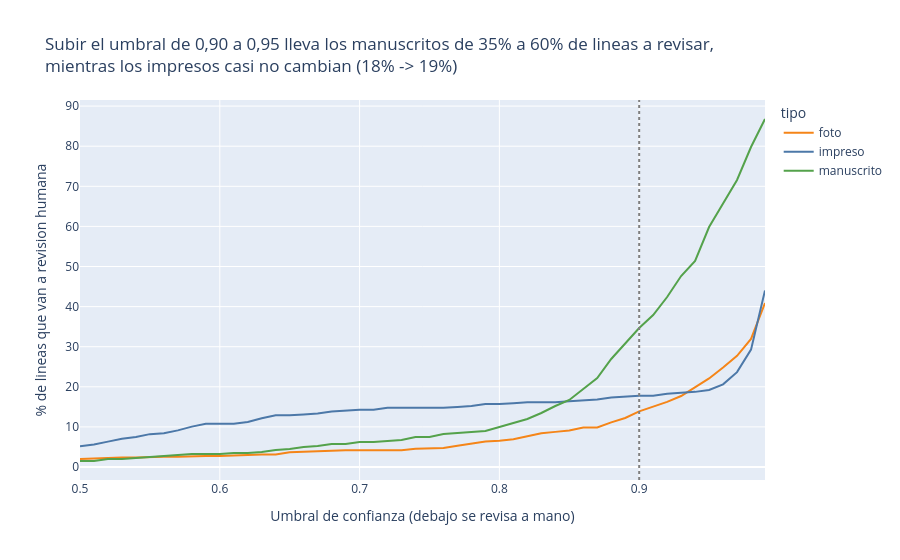

This figure's notebook cell:
### Code cell
umbrales = np.round(np.arange(0.50, 0.991, 0.01), 2)
curva = pd.DataFrame([
    {"umbral": u, "tipo": t, "pct_a_revisar": 100 * (g["confianza"] < u).mean()}
    for u in umbrales for t, g in lineas.groupby("tipo")])
c = curva.set_index(["tipo", "umbral"])["pct_a_revisar"]

fig = px.line(curva, x="umbral", y="pct_a_revisar", color="tipo", color_discrete_map=COLORES,
              labels={"umbral": "Umbral de confianza (debajo se revisa a mano)",
                      "pct_a_revisar": "% de lineas que van a revision humana"},
              title=(f"Subir el umbral de 0,90 a 0,95 lleva los manuscritos de {c['manuscrito', 0.90]:.0f}% "
                     f"a {c['manuscrito', 0.95]:.0f}% de lineas a revisar,<br>mientras los impresos casi no cambian "
                     f"({c['impreso', 0.90]:.0f}% -> {c['impreso', 0.95]:.0f}%)"))
fig.add_vline(x=UMBRAL, line_dash="dot", line_color="gray")
fig.show()
c.unstack("tipo").loc[[0.70, 0.80, 0.85, 0.90, 0.95, 0.98]].round(1)

### Figure 1 — Plotly figure (JSON) as saved in the notebook; plotly's stock layout.template omitted (floating-point values rounded to 4 significant figures)
{"data": [{"hovertemplate": "tipo=foto<br>Umbral de confianza (debajo se revisa a mano)=%{x}<br>% de lineas que van a revision humana=%{y}<extra></extra>", "legendgroup": "foto", "line": {"color": "#F58518", "dash": "solid"}, "marker": {"symbol": "circle"}, "mode": "lines", "name": "foto", "orientation": "v", "showlegend": true, "type": "scatter", "x": [0.5, 0.51, 0.52, 0.53, 0.54, 0.55, 0.56, 0.57, 0.58, 0.59, 0.6, 0.61, 0.62, 0.63, 0.64, 0.65, 0.66, 0.67, 0.68, 0.69, 0.7, 0.71, 0.72, 0.73, 0.74, 0.75, 0.76, 0.77, 0.78, 0.79, 0.8, 0.81, 0.82, 0.83, 0.84, 0.85, 0.86, 0.87, 0.88, 0.89, 0.9, 0.91, 0.92, 0.93, 0.94, 0.95, 0.96, 0.97, 0.98, 0.99], "xaxis": "x", "y": [2.007, 2.19, 2.19, 2.372, 2.372, 2.555, 2.555, 2.555, 2.737, 2.737, 2.737, 2.92, 3.102, 3.102, 3.102, 3.65, 3.832, 4.015, 4.197, 4.197, 4.197, 4.197, 4.197, 4.197, 4.562, 4.562, 4.745, 5.292, 5.839, 6.387, 6.569, 6.934, 7.664, 8.394, 8.759, 9.124, 9.854, 9.854, 11.13, 12.23, 13.87, 14.96, 16.24, 17.7, 19.89, 22.08, 24.82, 27.74, 31.93, 40.88], "yaxis": "y"}, {"hovertemplate": "tipo=impreso<br>Umbral de confianza (debajo se revisa a mano)=%{x}<br>% de lineas que van a revision humana=%{y}<extra></extra>", "legendgroup": "impreso", "line": {"color": "#4C78A8", "dash": "solid"}, "marker": {"symbol": "circle"}, "mode": "lines", "name": "impreso", "orientation": "v", "showlegend": true, "type": "scatter", "x": [0.5, 0.51, 0.52, 0.53, 0.54, 0.55, 0.56, 0.57, 0.58, 0.59, 0.6, 0.61, 0.62, 0.63, 0.64, 0.65, 0.66, 0.67, 0.68, 0.69, 0.7, 0.71, 0.72, 0.73, 0.74, 0.75, 0.76, 0.77, 0.78, 0.79, 0.8, 0.81, 0.82, 0.83, 0.84, 0.85, 0.86, 0.87, 0.88, 0.89, 0.9, 0.91, 0.92, 0.93, 0.94, 0.95, 0.96, 0.97, 0.98, 0.99], "xaxis": "x", "y": [5.152, 5.621, 6.323, 7.026, 7.494, 8.197, 8.431, 9.133, 10.07, 10.77, 10.77, 10.77, 11.24, 12.18, 12.88, 12.88, 13.11, 13.35, 13.82, 14.05, 14.29, 14.29, 14.75, 14.75, 14.75, 14.75, 14.75, 14.99, 15.22, 15.69, 15.69, 15.93, 16.16, 16.16, 16.16, 16.39, 16.63, 16.86, 17.33, 17.56, 17.8, 17.8, 18.27, 18.5, 18.74, 19.2, 20.61, 23.65, 29.27, 44.03], "yaxis": "y"}, {"hovertemplate": "tipo=manuscrito<br>Umbral de confianza (debajo se revisa a mano)=%{x}<br>% de lineas que van a revision humana=%{y}<extra></extra>", "legendgroup": "manuscrito", "line": {"color": "#54A24B", "dash": "solid"}, "marker": {"symbol": "circle"}, "mode": "lines", "name": "manuscrito", "orientation": "v", "showlegend": true, "type": "scatter", "x": [0.5, 0.51, 0.52, 0.53, 0.54, 0.55, 0.56, 0.57, 0.58, 0.59, 0.6, 0.61, 0.62, 0.63, 0.64, 0.65, 0.66, 0.67, 0.68, 0.69, 0.7, 0.71, 0.72, 0.73, 0.74, 0.75, 0.76, 0.77, 0.78, 0.79, 0.8, 0.81, 0.82, 0.83, 0.84, 0.85, 0.86, 0.87, 0.88, 0.89, 0.9, 0.91, 0.92, 0.93, 0.94, 0.95, 0.96, 0.97, 0.98, 0.99], "xaxis": "x", "y": [1.496, 1.496, 1.995, 1.995, 2.244, 2.494, 2.743, 2.993, 3.242, 3.242, 3.242, 3.491, 3.491, 3.741, 4.239, 4.489, 4.988, 5.237, 5.736, 5.736, 6.234, 6.234, 6.484, 6.733, 7.481, 7.481, 8.229, 8.479, 8.728, 8.978, 9.975, 10.97, 11.97, 13.47, 15.21, 16.71, 19.45, 22.19, 26.93, 30.92, 34.66, 37.91, 42.39, 47.63, 51.37, 59.85, 65.59, 71.57, 79.8, 86.78], "yaxis": "y"}], "layout": {"legend": {"title": {"text": "tipo"}, "tracegroupgap": 0}, "shapes": [{"line": {"color": "gray", "dash": "dot"}, "type": "line", "x0": 0.9, "x1": 0.9, "xref": "x", "y0": 0, "y1": 1, "yref": "y domain"}], "title": {"text": "Subir el umbral de 0,90 a 0,95 lleva los manuscritos de 35% a 60% de lineas a revisar,<br>mientras los impresos casi no cambian (18% -> 19%)"}, "xaxis": {"anchor": "y", "domain": [0.0, 1.0], "title": {"text": "Umbral de confianza (debajo se revisa a mano)"}}, "yaxis": {"anchor": "x", "domain": [0.0, 1.0], "title": {"text": "% de lineas que van a revision humana"}}}}
